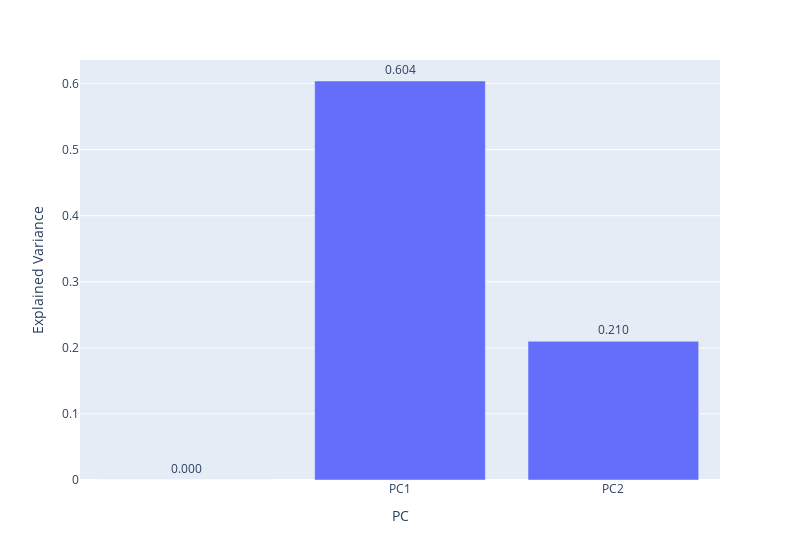

Notebook source saved alongside this figure:
### Code cell
fig.update_traces(texttemplate='%{text:.3f}', textposition='outside') # limit decimal cases and text outside the bar
fig.show() #explained variance

### Figure 1 — Plotly figure (JSON) as saved in the notebook; plotly's stock layout.template omitted (floating-point values rounded to 4 significant figures)
{"data": [{"alignmentgroup": "True", "hovertemplate": "PC=%{x}<br>Explained Variance=%{text}<extra></extra>", "legendgroup": "", "marker": {"color": "#636efa", "pattern": {"shape": ""}}, "name": "", "offsetgroup": "", "orientation": "v", "showlegend": false, "text": [0, 0.6039, 0.2099], "textposition": "outside", "texttemplate": "%{text:.3f}", "type": "bar", "x": ["", "PC1", "PC2"], "xaxis": "x", "y": [0, 0.6039, 0.2099], "yaxis": "y"}], "layout": {"barmode": "relative", "legend": {"tracegroupgap": 0}, "margin": {"t": 60}, "width": 800, "xaxis": {"anchor": "y", "domain": [0, 1], "title": {"text": "PC"}}, "yaxis": {"anchor": "x", "domain": [0, 1], "title": {"text": "Explained Variance"}}}}
